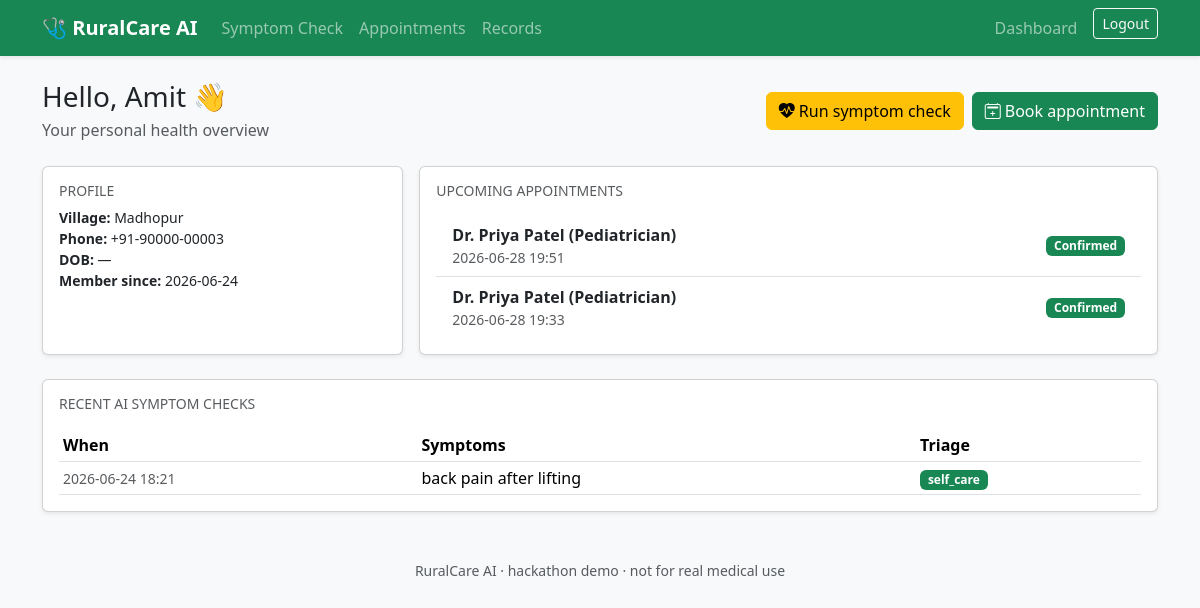
Screenshot of /accounts/dashboard/patient/ (signed in) with the database file from the repository.
### accounts/models.py (models this page shows, shortened)
class Patient(models.Model):
    user = models.OneToOneField(
        settings.AUTH_USER_MODEL,
        on_delete=models.CASCADE,
        related_name='patient',
    )
    date_of_birth = models.DateField(null=True, blank=True)
    village = models.CharField(max_length=120, blank=True)
    phone = models.CharField(max_length=20, blank=True)
    created_at = models.DateTimeField(auto_now_add=True)
    class Meta:
        ordering = ['user__first_name', 'user__last_name']

class Doctor(models.Model):
    user = models.OneToOneField(
        settings.AUTH_USER_MODEL,
        on_delete=models.CASCADE,
        related_name='doctor',
    )
    specialty = models.CharField(max_length=120, blank=True)
    license_number = models.CharField(max_length=60, blank=True)
    clinic_name = models.CharField(max_length=120, blank=True)
    available_from = models.TimeField(null=True, blank=True)
    available_to = models.TimeField(null=True, blank=True)
    created_at = models.DateTimeField(auto_now_add=True)
    class Meta:
        ordering = ['user__first_name', 'user__last_name']
    def __str__(self) -> str:
        full = self.user.get_full_name() or self.user.username
        return f"Dr. {full} ({self.specialty or 'general'})"

### healthcare/models.py (models this page shows, shortened)
class Appointment(models.Model):
    STATUS_PENDING = 'pending'
    STATUS_CONFIRMED = 'confirmed'
    STATUS_COMPLETED = 'completed'
    STATUS_CANCELLED = 'cancelled'
    STATUS_CHOICES = [
        (STATUS_PENDING, 'Pending'),
        (STATUS_CONFIRMED, 'Confirmed'),
        (STATUS_COMPLETED, 'Completed'),
        (STATUS_CANCELLED, 'Cancelled'),
    ]
    patient = models.ForeignKey(
        Patient, on_delete=models.CASCADE, related_name='appointments'
    )
    doctor = models.ForeignKey(
        Doctor, on_delete=models.CASCADE, related_name='appointments'
    )
    scheduled_for = models.DateTimeField()
    reason = models.CharField(max_length=255, blank=True)
    status = models.CharField(
        max_length=12, choices=STATUS_CHOICES, default=STATUS_PENDING
    )
    created_at = models.DateTimeField(auto_now_add=True)
    class Meta:
        ordering = ['-scheduled_for']

class SymptomCheck(models.Model):
    patient = models.ForeignKey(
        Patient,
        on_delete=models.SET_NULL,
        null=True,
        blank=True,
        related_name='symptom_checks',
    )
    symptoms = models.TextField()
    result = models.JSONField(default=dict)
    created_at = models.DateTimeField(auto_now_add=True)
    class Meta:
        ordering = ['-created_at']

### accounts/views.py (the view)
# urls.py: path('dashboard/patient/', views.patient_dashboard, name='patient_dashboard'),
@login_required
def patient_dashboard(request):
    user = request.user
    patient = getattr(user, 'patient', None)
    if not patient:
        messages.error(request, 'No patient profile attached to your account.')
        return redirect('home')
    from healthcare.models import Appointment, SymptomCheck
    appointments = (
        Appointment.objects.filter(patient=patient)
        .select_related('doctor__user')
        .order_by('-scheduled_for')[:5]
    )
    symptom_checks = patient.symptom_checks.all()[:5]
    return render(
        request,
        'accounts/patient_dashboard.html',
        {
            'patient': patient,
            'appointments': appointments,
            'symptom_checks': symptom_checks,
        },
    )

### templates/accounts/patient_dashboard.html (shortened to what this page needs)
{% extends 'base.html' %}
{% block content %}
<div class="d-flex flex-wrap justify-content-between align-items-center mb-4">
  <div>
    <h1 class="h3 mb-1">Hello, {{ user.first_name|default:user.username }} 👋</h1>
    <p class="text-muted mb-0">Your personal health overview</p>
  </div>
  <div class="d-flex gap-2 flex-wrap">
    <a href="{% url 'healthcare:symptom_check' %}" class="btn btn-warning">
      <i class="bi bi-heart-pulse-fill me-1"></i>Run symptom check
    </a>
    <a href="{% url 'healthcare:appointment_create' %}" class="btn btn-success">
      <i class="bi bi-calendar2-plus me-1"></i>Book appointment
    </a>
  </div>
</div>
<div class="row g-3">
  <div class="col-md-4">
    <div class="card shadow-sm h-100">
      <div class="card-body">
        <h6 class="text-muted text-uppercase small">Profile</h6>
        <ul class="list-unstyled small mb-0">
          <li><strong>Village:</strong> {{ patient.village|default:'—' }}</li>
          <li><strong>Phone:</strong> {{ patient.phone|default:'—' }}</li>
          <li><strong>DOB:</strong> {{ patient.date_of_birth|default:'—' }}</li>
          <li><strong>Member since:</strong> {{ patient.created_at|date:'Y-m-d' }}</li>
        </ul>
      </div>
    </div>
  </div>
  <div class="col-md-8">
    <div class="card shadow-sm h-100">
      <div class="card-body">
        <h6 class="text-muted text-uppercase small mb-3">Upcoming appointments</h6>
        {% if appointments %}
          <ul class="list-group list-group-flush">
            {% for a in appointments %}
              <li class="list-group-item d-flex justify-content-between align-items-center">
                <div>
                  <strong>{{ a.doctor }}</strong>
                  <span class="text-muted small d-block">{{ a.scheduled_for|date:'Y-m-d H:i' }}</span>
                </div>
                <span class="badge
                  {% if a.status == 'pending' %}bg-warning text-dark
                  {% elif a.status == 'confirmed' %}bg-success
                  {% elif a.status == 'completed' %}bg-secondary
                  {% else %}bg-danger{% endif %}">
                  {{ a.get_status_display }}
                </span>
              </li>
            {% endfor %}
          </ul>
        {% else %}
          <p class="text-muted small mb-0">No appointments yet.
            <a href="{% url 'healthcare:appointment_create' %}">Book one now</a>.
          </p>
        {% endif %}
      </div>
    </div>
  </div>
</div>
<div class="card shadow-sm mt-4">
  <div class="card-body">
    <h6 class="text-muted text-uppercase small mb-3">Recent AI symptom checks</h6>
    {% if symptom_checks %}
      <div class="table-responsive">
        <table class="table table-sm align-middle mb-0">
          <thead>
            <tr>
              <th>When</th>
              <th>Symptoms</th>
              <th>Triage</th>
            </tr>
          </thead>
          <tbody>
            {% for s in symptom_checks %}
              <tr>
                <td class="small text-muted">{{ s.created_at|date:'Y-m-d H:i' }}</td>
                <td>{{ s.symptoms|truncatewords:12 }}</td>
                <td>
                  <span class="badge
                    {% if s.result.triage == 'urgent' %}bg-danger
                    {% elif s.result.triage == 'gp' %}bg-warning text-dark
                    {% else %}bg-success{% endif %}">
                    {{ s.result.triage|default:'—' }}
                  </span>
                </td>
              </tr>
            {% endfor %}
          </tbody>
        </table>
      </div>
    {% else %}
      <p class="text-muted small mb-0">No symptom checks yet. Try the
        <a href="{% url 'healthcare:symptom_check' %}">AI symptom checker</a>.
      </p>
    {% endif %}
  </div>
</div>
{% endblock %}

### templates/base.html (shortened to what this page needs)
{% load static %}
<!doctype html>
<html lang="en">
<head>
  {% load django_bootstrap5 %}
  {% bootstrap_css %}
  <link rel="stylesheet" href="https://cdn.jsdelivr.net/npm/bootstrap-icons@1.11.3/font/bootstrap-icons.css">
</head>
<body class="bg-light">
  <nav class="navbar navbar-expand-lg navbar-dark bg-success shadow-sm">
    <div class="container">
      <a class="navbar-brand fw-semibold" href="{% url 'home' %}">
        🩺 RuralCare AI
      </a>
      <div class="collapse navbar-collapse" id="mainNav">
        <ul class="navbar-nav me-auto">
          <li class="nav-item"><a class="nav-link" href="{% url 'healthcare:symptom_check' %}">Symptom Check</a></li>
          <li class="nav-item"><a class="nav-link" href="{% url 'healthcare:appointment_list' %}">Appointments</a></li>
          <li class="nav-item"><a class="nav-link" href="{% url 'healthcare:record_list' %}">Records</a></li>
        </ul>
        <ul class="navbar-nav">
          {% if user.is_authenticated %}
            <li class="nav-item"><a class="nav-link" href="{% url 'accounts:dashboard' %}">Dashboard</a></li>
            <li class="nav-item">
              <form method="post" action="{% url 'accounts:logout' %}" class="d-inline">
                <button type="submit" class="btn btn-outline-light btn-sm ms-2">Logout</button>
              </form>
            </li>
          {% endif %}
        </ul>
      </div>
    </div>
  </nav>
  <main class="container py-4">
    {% block content %}{% endblock %}
  </main>
  <footer class="text-center text-muted small py-4">
    RuralCare AI · hackathon demo · not for real medical use
  </footer>
</body>
</html>

### rows the page displays
Patient: village "Madhopur", phone "+91-90000-00003", date_of_birth "—", created_at "2026-06-24"
Appointment: doctor "Dr. Priya Patel (Pediatrician)", scheduled_for "2026-06-28 19:51", status "Confirmed"
Appointment: doctor "Dr. Priya Patel (Pediatrician)", scheduled_for "2026-06-28 19:33", status "Confirmed"
SymptomCheck: created_at "2026-06-24 18:21", symptoms "back pain after lifting", result.triage "self_care"

### other values shown
{{ user.first_name|default:user.username }} "Amit"
